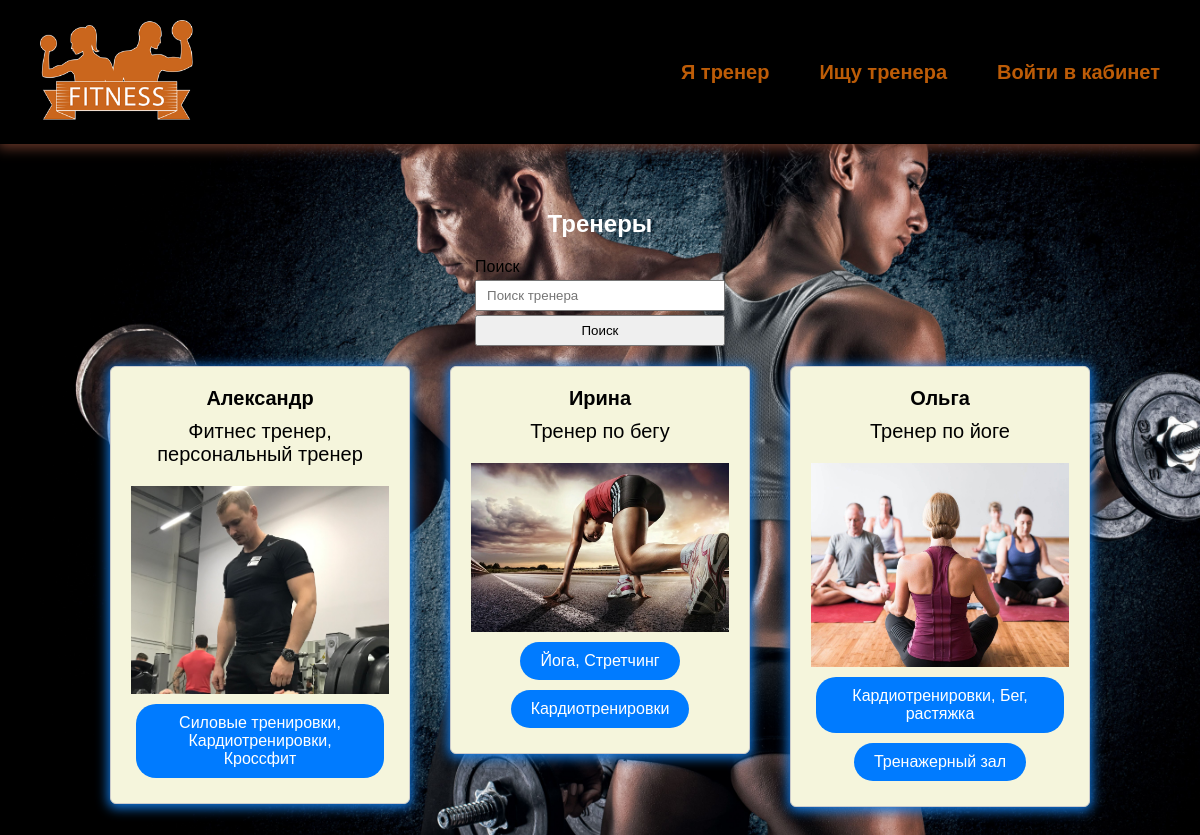
/profiles/, run on the app's committed database.
### fitness/models.py (models this page shows, shortened)
class Profile(models.Model):
    user = models.OneToOneField(User, on_delete=models.CASCADE, null=True, blank=True)
    name = models.CharField(max_length=200, null=True, blank=True)
    email = models.EmailField(max_length=200, null=True, blank=True)
    username = models.CharField(max_length=200, null=True, blank=True)
    short_info = models.CharField(max_length=200, null=True, blank=True)
    bio = models.TextField(null=True, blank=True)
    profile_image = models.ImageField(upload_to="profiles/", default="profiles/user-default.png")
    social_inst = models.CharField(max_length=200, null=True, blank=True)
    social_vk = models.CharField(max_length=200, null=True, blank=True)
    social_web = models.CharField(max_length=200, null=True, blank=True)
    created = models.DateTimeField(auto_now_add=True)
    class Meta:
        verbose_name = "Профиль"
        verbose_name_plural = "Профили"

class Skill(models.Model):
    owner = models.ForeignKey(Profile, on_delete=models.CASCADE, blank=True, null=True)
    name = models.CharField(max_length=200, blank=True, null=True)
    description = models.TextField(blank=True, null=True)
    created = models.DateTimeField(auto_now_add=True)
    def __str__(self):
        return self.name
    class Meta:
        verbose_name = "Навык"
        verbose_name_plural = "Навыки"

### fitness/views.py (the view)
# urls.py: path('profiles/', views.profiles, name='profiles'),
def profiles(request):
    prof, search_query = search_profiles(request)
    context = {'profiles': prof, 'search_query': search_query}
    return render(request, 'fitness/profiles.html', context)

### fitness/utils.py (called while the page is built)
def search_profiles(request):
    search_query = ''
    if request.GET.get('search_query'):
        search_query = request.GET.get('search_query')
    skills = Skill.objects.filter(name__iexact=search_query)
    prof = Profile.objects.distinct().filter(
        Q(name__icontains=search_query) |
        Q(short_info__icontains=search_query) |
        Q(skill__in=skills))
    return prof, search_query

### fitness/templates/fitness/profiles.html
{% extends 'fitness/base.html' %}
{% block content %}
<h1>
    Тренеры
</h1>
<div>
    <form class="form" action="{% url 'profiles' %}" method="get">
        <div>
            <label>Поиск</label>
            <input type="text" name="search_query" value="{{ search_query }}" placeholder="Поиск тренера">
        </div>
        <input type="submit" value="Поиск">
    </form>
</div>
<div class="content_prof">
    {% for profile in profiles %}
    <a href="{% url 'coach' profile.id %}">
        <ul class="prof">
            <li><b>{{ profile.name }}</b></li>
            <li>{{ profile.short_info }}</li>
            <li><img src="{{ profile.profile_image.url }}" alt=""></li>
            {% for skill in profile.skill_set.all|slice:"3" %}
            <li class="tag tag--pill tag--sub settings__btn tag--lg"> {{ skill }}</li>
            {% endfor %}
        </ul>
    </a>
    {% endfor %}
</div>
{% endblock %}

### fitness/templates/fitness/base.html (shortened to what this page needs)
<!DOCTYPE html>
{% load static %}
<html lang="en">
<head>
    <link rel="stylesheet" href="{% static 'css/style.css' %}">
</head>
<body>
{% if user.is_authenticated %}
<div class="menu">
    <div class="wrap">
        <div class="logo">
            <a href="{% url 'home' %}"><img src="{% static 'skills/fit.png' %}" alt=""></a>
        </div>
        <ul>
            <li class="logo"><a href="{% url 'account' %}">Пользователь: {{ user.username }}</a></li>
            <li>
              <form action="{% url 'logoutuser' %}" method="post">
                {% csrf_token %}
                <button class="top">Выйти</button>
              </form>
            </li>
        </ul>
    </div>
</div>
{% else %}
<div class="menu">
    <div class="wrap">
        <div class="logo">
            <a href="{% url 'home' %}"><img src="{% static 'skills/fit.png' %}" alt=""></a>
        </div>
        <ul>
            <li><a href="{% url 'signupuser' %}">Я тренер</a></li>
            <li><a href="{% url 'profiles' %}">Ищу тренера</a></li>
            <li><a href="{% url 'loginuser' %}">Войти в кабинет</a></li>
        </ul>
    </div>
</div>
{% endif %}
<div class="content">
    <div class="wrap">
      {% block content %}
      {% endblock %}
    </div>
</div>
</body>
</html>

### fitness/static/css/style.css (style rules this page uses)
body { padding: 0; margin: 0; background-color: rgb(232, 234, 251); font-family: Verdana, Geneva, Tahoma, sans-serif; background-image: url(../../../media/profiles/img2.jpg); background-size: cover; background-position: inherit; background-repeat: no-repeat; width: 100%; height: 100%; }
a { text-decoration: none; color: black; }
label { color: black; }
.wrap { max-width: 1200px; margin: 0 auto; padding: 10px 30px; box-sizing: border-box; }
.menu { background: black; padding: 10px; box-shadow: 0 2px 12px 2px #673729; }
.menu .wrap { display: flex; flex-wrap: wrap; justify-content: space-between; align-items: center; }
.menu ul { display: flex; list-style: none; font-size: 20px; }
.menu a { color: rgb(189, 92, 7); font-weight: bold; text-decoration: none; }
.menu li { margin-left: 50px; }
img { height: 100px; }
.logo { font-weight: bold; color: rgb(189, 92, 7); }
.content { margin: 0 auto; }
.content .wrap { display: flex; flex-direction: column; align-items: center; justify-content: center; margin-top: 40px; }
h1, h2, h3, h4 { color: #ffffff; }
input { width: 100%; padding: 6px 10px; box-sizing: border-box; margin-top: 4px; }
.content_prof .prof { box-shadow: 0 2px 12px 2px #1079e2; padding: 20px; box-sizing: border-box; border-radius: 6px; margin: 20px; display: inline-block; list-style: none; background: beige; }
.content_prof ul { text-align: center; font-size: 20px; }
.tag--pill { display: inline-block; padding: 5px 10px; border-radius: 20px; text-decoration: none; background-color: #007bff; color: #fff; margin-bottom: 10px; }
.tag--lg { font-size: 16px; padding: 10px 20px; border-radius: 20px; margin-bottom: 10px; margin: 5px; }
h1 { text-align: center; font-size: 24px; margin-bottom: 20px; }
.content_prof { display: flex; flex-wrap: wrap; justify-content: center; }
.prof { list-style-type: none; width: 300px; margin: 20px; padding: 20px; border: 1px solid #ccc; text-align: center; }
.prof li:first-child { font-size: 20px; margin-bottom: 10px; }
.prof li:nth-child(2) { margin-bottom: 10px; }
.prof img { max-width: 100%; height: auto; margin-top: 10px; }

### data on the page
Profile: name "Александр", short_info "Фитнес тренер, персональный тренер", profile_image (picture)
Skill: name "Силовые тренировки, Кардиотренировки, Кроссфит"
Profile: name "Ирина", short_info "Тренер по бегу", profile_image (picture)
Skill: name "Йога, Стретчинг"
Skill: name "Кардиотренировки"
Profile: name "Ольга", short_info "Тренер по йоге", profile_image (picture)
Skill: name "Кардиотренировки, Бег, растяжка"
Skill: name "Тренажерный зал"
